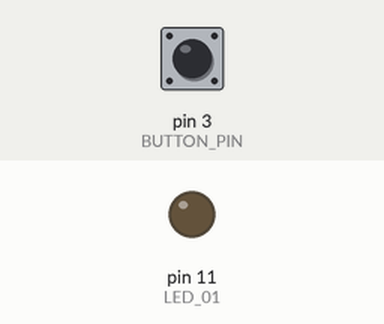
Simulated run of this sketch. Board: Arduino Uno, built with avr-gcc and run on an emulated ATmega328P. Shown: output pins drawn as LEDs (lit = HIGH). The test bench sets the inputs (shaded band); at power-on: pin 3 (BUTTON_PIN) HIGH.

Above: at 2.5 s.
At 7.5 s:
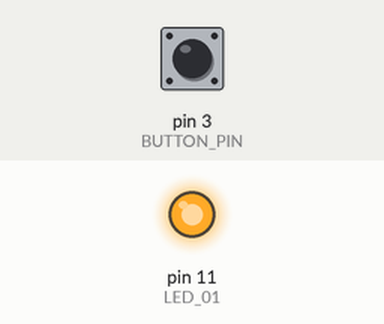
Timing chart, 0 to 13.0 s (numbered marks = the images above):
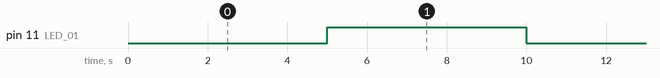

Measured:
- by itself, pin 11 (LED_01): alternates HIGH for 5.0 s and LOW for 5.0 s

The sketch:

Blink_Millis_Button_Interrupt.ino
```cpp
#define LED_01 11
#define BUTTON_PIN 3  /* Pino do botão */

unsigned long previousMillis = 0;          /* Armazena o último tempo em que o LED mudou de estado */
const long interval = 5000;                /* Intervalo de tempo para o LED mudar de estado (5 segundos) */
bool ledState = LOW;                       /* Estado atual do LED */
volatile bool buttonPressed = false;       /* Variável para indicar o estado do botão */
volatile unsigned long lastDebounceTime = 0; /* Armazena o último tempo em que o botão foi pressionado */
const long debounceDelay = 200;             /* Intervalo de debounce em milissegundos */

void setup() {
  pinMode(LED_01, OUTPUT);
  pinMode(BUTTON_PIN, INPUT_PULLUP);       /* Configura o botão com resistor de pull-up interno */
  attachInterrupt(digitalPinToInterrupt(BUTTON_PIN), buttonToggle, FALLING);  /* Interrupção para mudança de estado */
}

void loop() {
  unsigned long currentMillis = millis();

  /* Verifica se o tempo decorrido é maior que o intervalo desejado */
  if (currentMillis - previousMillis >= interval) {
    previousMillis = currentMillis;  /* Atualiza o tempo da última mudança */

    /* Alterna o estado do LED e armazena o estado atual */
    ledState = !ledState;
    digitalWrite(LED_01, ledState);
  }

  /* Verifica se o botão foi pressionado e altera o estado do LED */
  if (buttonPressed) {
    ledState = !ledState;           /* Alterna o estado do LED */
    digitalWrite(LED_01, ledState);
    buttonPressed = false;          /* Reseta o estado do botão */
  }
}

/* Função de interrupção para alternar o estado do botão */
void buttonToggle() {
  unsigned long currentMillis = millis();

  /* Verifica se o tempo decorrido desde a última leitura é maior que o debounceDelay */
  if (currentMillis - lastDebounceTime >= debounceDelay) {
    buttonPressed = true;           /* Define que o botão foi pressionado */
    lastDebounceTime = currentMillis; /* Atualiza o último tempo de debounce */
  }
}
```
